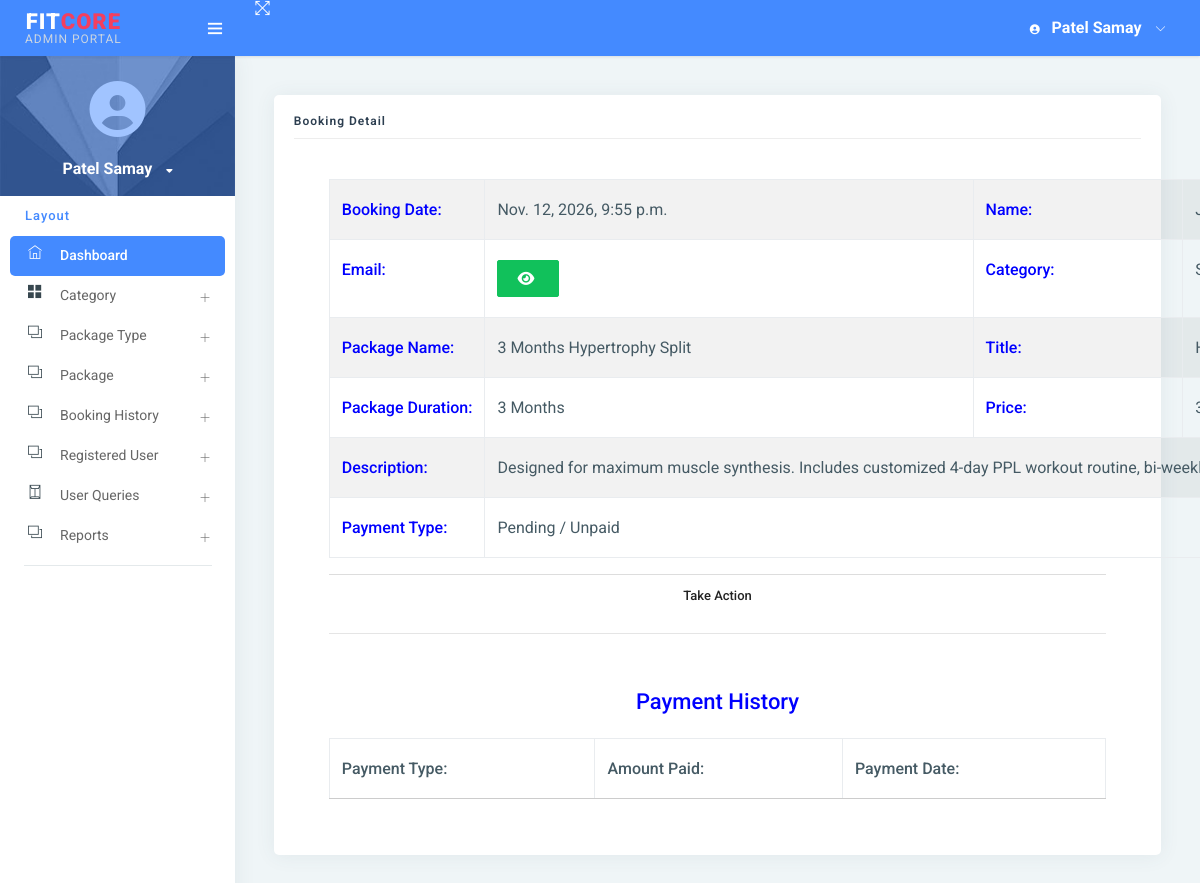
The page /booking_detail/7/ (signed in) on the database as committed earlier.
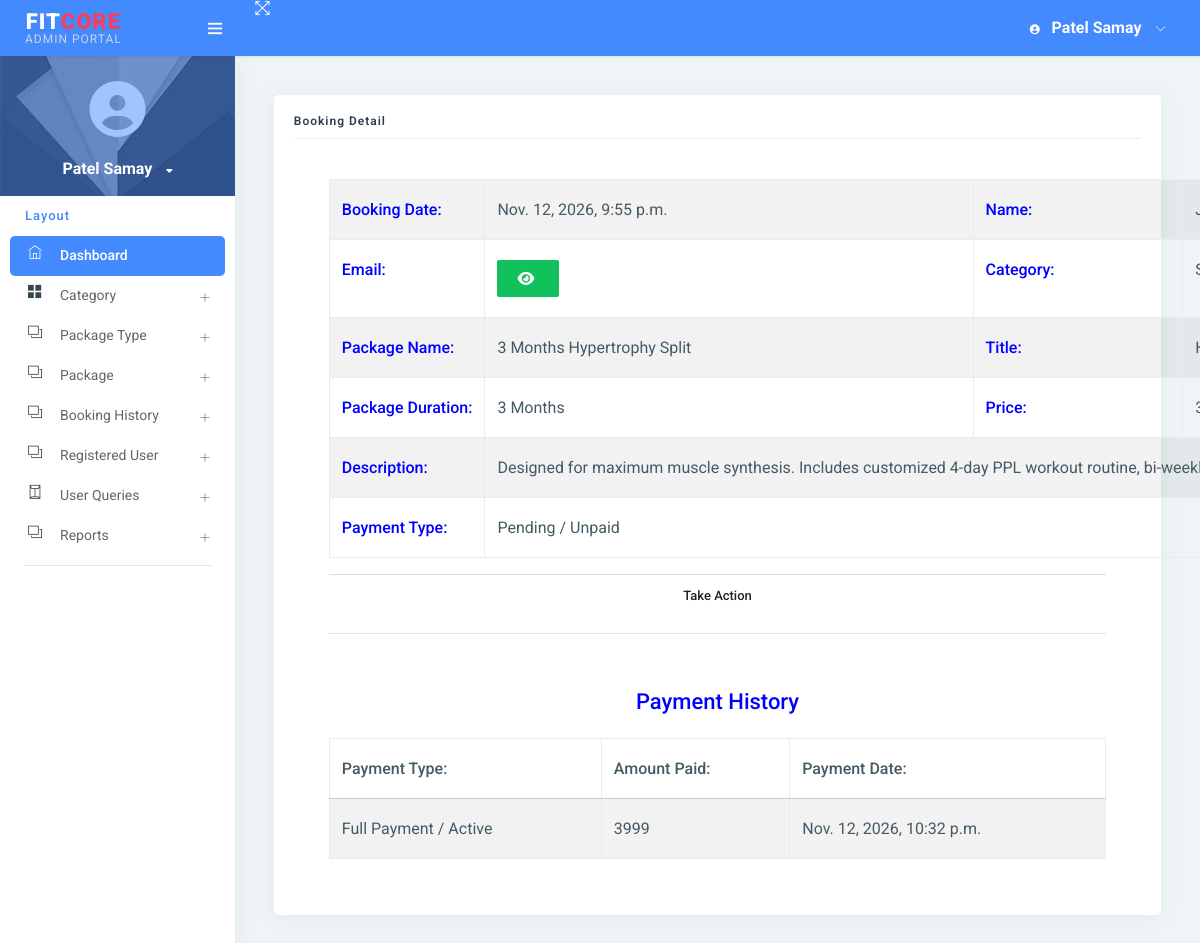
The same page on the database as committed later.
### gym/models.py (models this page shows, shortened)
class Paymenthistory(models.Model):
    user = models.ForeignKey(Signup, on_delete=models.CASCADE, null=True, blank=True)
    booking = models.ForeignKey(Booking, on_delete=models.CASCADE, null=True, blank=True)
    price = models.CharField(max_length=100, null=True, blank=True)
    status = models.IntegerField(choices=STATUS, default=1)
    creationdate = models.DateTimeField(auto_now_add=True)
    class Meta:
        verbose_name_plural = "Payment Histories"
        ordering = ['-creationdate']

### gym/views.py (the view, shortened to what this page needs)
# urls.py: path('booking_detail/<int:pid>/', booking_detail, name='booking_detail'),
@login_required(login_url='user_login')
def booking_detail(request, pid):
    booking = get_object_or_404(Booking, id=pid)
    if not request.user.is_staff and (not booking.register or booking.register.user != request.user):
        messages.error(request, "Access restricted: You cannot view other members' bookings.")
        return redirect('booking_history')
    payment = Paymenthistory.objects.filter(booking=booking).order_by('-creationdate')
    context = {
        'data': booking,
        'booking': booking,
        'payment': payment,
    }
    if request.user.is_staff:
        return render(request, "admin/admin_booking_detail.html", context)
    return render(request, "user_booking_detail.html", context)

### gym/models.py (called while the page is built)
    def __str__(self):
        return self.packagename or "Package Type"

### gym/templates/admin/admin_booking_detail.html (shortened to what the changed rows need)
{% extends 'admin_base.html' %}
{% load static custom_tags %}
{% block main %}
<link rel="stylesheet" href="https://cdnjs.cloudflare.com/ajax/libs/font-awesome/6.2.0/css/all.min.css" />
<div class="pcoded-inner-content">
    <div class="main-body">
        <div class="page-wrapper">
            <div class="page-body">
                <div class="row">
                    <div class="col-sm-12">
                        <div class="card">
                            <div class="card-block">
                                <div class="card-body">
                                <div class="container">
                                    <table id="example1" class="table table-bordered table-striped">
                                        <tr>
                                            <th style="color:blue">Booking Date:</th>
                                            <th style="color:blue">Name:</th>
                                        </tr>
                                        <tr>
                                            <th style="color:blue">Email:</th>
                                            <th style="color:blue">Category:</th>
                                        </tr>
                                        <tr>
                                            <th style="color:blue">Package Name:</th>
                                            <th style="color:blue">Title:</th>
                                        </tr>
                                        <tr>
                                            <th style="color:blue">Package Duration:</th>
                                            <th style="color:blue">Price:</th>
                                        </tr>
                                        <tr>
                                            <th style="color:blue">Description:</th>
                                        </tr>
                                        <tr>
                                            <th style="color:blue">Payment Type:</th>
                                        </tr>
                                    </table>
                                    {% if data.status != "New" %}
                                    <table id="example6" class="table table-bordered table-striped">
                                        <div class="card-body">
                                            <table id="example5" class="table table-bordered table-striped">
                                                <thead>
                                                <tr>
                                                    <th>Payment Type:</th>
                                                    <th>Amount Paid:</th>
                                                    <th>Payment Date:</th>
                                                </tr>
                                                </thead>
                                                <tbody>
                                                {% for i in payment %}
                                                <tr>
                                                    <td>{{i.get_status_display}}</td>
                                                    <td>{{i.price}}</td>
                                                    <td>{{i.creationdate}}</td>
                                                </tr>
                                                {% endfor %}
                                                </tbody>
                                            </table>
                                        </div>
                                    </table>
                                    {% endif %}
                                </div>
                                </div>
                            </div>
                        </div>
                    </div>
                </div>
            </div>
        </div>
    </div>
</div>
{% endblock %}

Rows that differ between the two databases and show on the page:
added Paymenthistory: status "Full Payment / Active", price "3999", creationdate "Nov. 12, 2026, 10:32 p.m."
